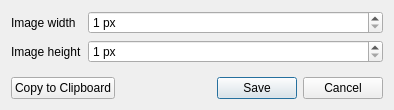
<?xml version="1.0" encoding="UTF-8"?>
<ui version="4.0">
 <class>ImageSaveDialog</class>
 <widget class="QDialog" name="ImageSaveDialog">
  <property name="geometry">
   <rect>
    <x>0</x>
    <y>0</y>
    <width>394</width>
    <height>110</height>
   </rect>
  </property>
  <property name="windowTitle">
   <string>Save Current View as Image</string>
  </property>
  <layout class="QVBoxLayout" name="verticalLayout">
   <item>
    <layout class="QFormLayout" name="formLayout">
     <item row="0" column="0">
      <widget class="QLabel" name="label">
       <property name="text">
        <string>Image width</string>
       </property>
      </widget>
     </item>
     <item row="1" column="0">
      <widget class="QLabel" name="label_2">
       <property name="text">
        <string>Image height</string>
       </property>
      </widget>
     </item>
     <item row="0" column="1">
      <widget class="QSpinBox" name="spinBox_Width">
       <property name="suffix">
        <string> px</string>
       </property>
       <property name="minimum">
        <number>1</number>
       </property>
       <property name="maximum">
        <number>99999</number>
       </property>
       <property name="value">
        <number>1</number>
       </property>
      </widget>
     </item>
     <item row="1" column="1">
      <widget class="QSpinBox" name="spinBox_Height">
       <property name="suffix">
        <string> px</string>
       </property>
       <property name="minimum">
        <number>1</number>
       </property>
       <property name="maximum">
        <number>99999</number>
       </property>
       <property name="value">
        <number>1</number>
       </property>
      </widget>
     </item>
    </layout>
   </item>
   <item>
    <layout class="QHBoxLayout" name="horizontalLayout">
     <item>
      <widget class="QPushButton" name="pushButton_Copy">
       <property name="text">
        <string>Copy to Clipboard</string>
       </property>
      </widget>
     </item>
     <item>
      <widget class="QDialogButtonBox" name="buttonBox">
       <property name="standardButtons">
        <set>QDialogButtonBox::Cancel|QDialogButtonBox::Save</set>
       </property>
      </widget>
     </item>
    </layout>
   </item>
  </layout>
 </widget>
 <resources/>
 <connections>
  <connection>
   <sender>buttonBox</sender>
   <signal>accepted()</signal>
   <receiver>ImageSaveDialog</receiver>
   <slot>accept()</slot>
   <hints>
    <hint type="sourcelabel">
     <x>217</x>
     <y>77</y>
    </hint>
    <hint type="destinationlabel">
     <x>164</x>
     <y>50</y>
    </hint>
   </hints>
  </connection>
  <connection>
   <sender>buttonBox</sender>
   <signal>rejected()</signal>
   <receiver>ImageSaveDialog</receiver>
   <slot>reject()</slot>
   <hints>
    <hint type="sourcelabel">
     <x>217</x>
     <y>77</y>
    </hint>
    <hint type="destinationlabel">
     <x>164</x>
     <y>50</y>
    </hint>
   </hints>
  </connection>
 </connections>
</ui>
